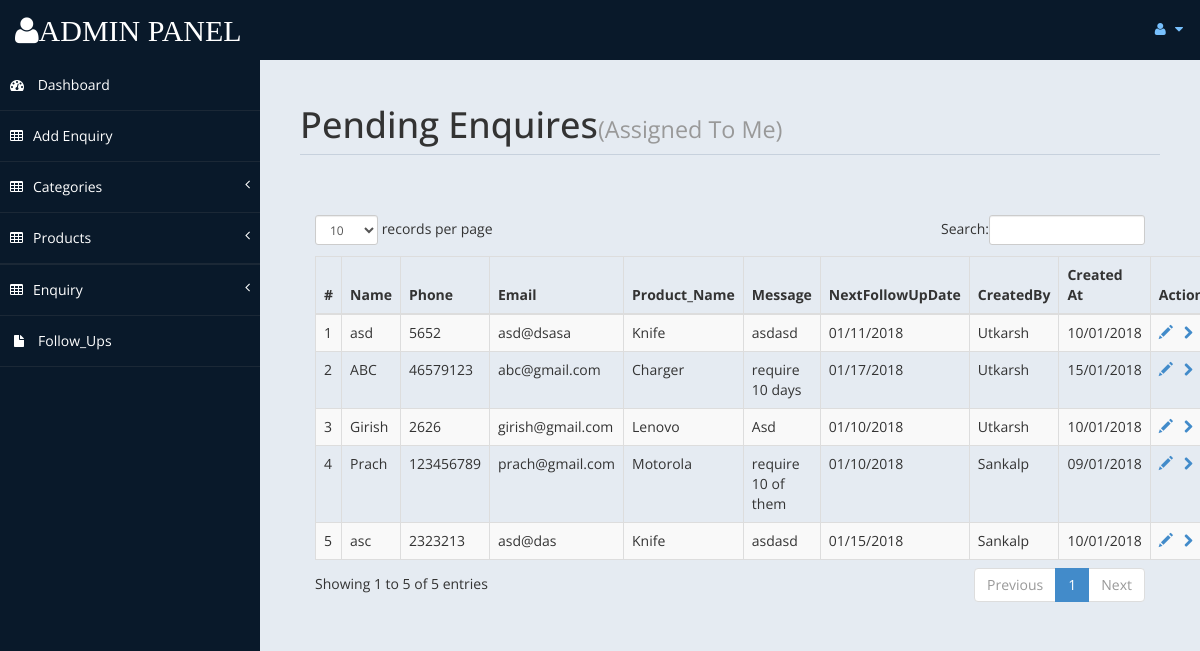
Page /enquiry_details2.php (signed in) on the committed database.
### tables this page shows
CREATE TABLE IF NOT EXISTS `myusers` (
  `id` int(6) unsigned NOT NULL AUTO_INCREMENT,
  `name` varchar(30) NOT NULL,
  `number` varchar(10) DEFAULT NULL,
  `email` varchar(50) NOT NULL,
  `password` varchar(10) NOT NULL,
  `category` enum('admin','adminstrator','SE') DEFAULT NULL,
  PRIMARY KEY (`id`)
);

CREATE TABLE IF NOT EXISTS `enquiry` (
  `id` int(4) NOT NULL AUTO_INCREMENT,
  `name` varchar(100) DEFAULT NULL,
  `phone` varchar(15) DEFAULT NULL,
  `email` varchar(100) DEFAULT NULL,
  `product_id` int(11) DEFAULT NULL,
  `message` varchar(500) DEFAULT NULL,
  `nextfollowupdate` varchar(100) DEFAULT NULL,
  `user_id` int(11) DEFAULT NULL,
  `createdat` varchar(100) DEFAULT NULL,
  `assigned` int(11) DEFAULT NULL,
  PRIMARY KEY (`id`),
  KEY `product_id` (`product_id`),
  KEY `user_id` (`user_id`)
);

CREATE TABLE IF NOT EXISTS `product` (
  `id` int(4) NOT NULL AUTO_INCREMENT,
  `category_id` int(11) DEFAULT NULL,
  `name` varchar(50) DEFAULT NULL,
  `price` varchar(10) DEFAULT NULL,
  `description` varchar(500) DEFAULT NULL,
  `user_id` int(11) DEFAULT NULL,
  `createdat` varchar(50) DEFAULT NULL,
  `status` enum('Active','InActive') DEFAULT NULL,
  `updatedat` varchar(50) DEFAULT NULL,
  `assigned` int(50) DEFAULT NULL,
  PRIMARY KEY (`id`),
  KEY `user_id` (`user_id`),
  KEY `category_id` (`category_id`)
);

### enquiry_details2.php (the view, shortened to what this page needs)
<!DOCTYPE html>
<html xmlns="http://www.w3.org/1999/xhtml">
<head>
    <link href="assets/css/bootstrap.css" rel="stylesheet" />
    <link href="assets/css/font-awesome.css" rel="stylesheet" />
    <link href="assets/css/custom-styles.css" rel="stylesheet" />
      <link href="assets/js/dataTables/dataTables.bootstrap.css" rel="stylesheet" />
</head>
<body  style="overflow-x:hidden;">
    <div id="wrapper">
        <?php include('db1.php');
include('session.php');
$email_id=$_SESSION['email'];
                          $sql= "SELECT name FROM myusers where email='$email_id'";
                    if($result = mysqli_query($conn, $sql)){
                        if(mysqli_num_rows($result) > 0){
                                while($row = mysqli_fetch_array($result)){
                             $handle=$row['name'];
                            }
                        }
                    }
                    $sql3= "SELECT id FROM myusers where name='$handle'";
                    if($result3 = mysqli_query($conn, $sql3)){
                        if(mysqli_num_rows($result3) > 0){
                                while($row3 = mysqli_fetch_array($result3)){
                            $id=$row3['id'];
                            }
                        }
                    }
 ?>
        <div id="page-wrapper" >
            <div id="page-inner">
			 <div class="row">
                    <div class="col-md-12">
                        <h1 class="page-header">Pending Enquires<strong><small>(Assigned To Me)</small></strong></h1>
                             <div class="panel-body">
                            <div class="table-responsive">
                         <?php
                    $i=1;
                    $sql = "SELECT * FROM enquiry where assigned='$id' AND id NOT IN (SELECT enquiry_id FROM followup where status ='Confirm' OR status='Reject') ";
                    if($result = mysqli_query($conn, $sql)){
                        if(mysqli_num_rows($result) > 0){
                            echo "<table class='table table-striped table-bordered table-hover' id='dataTables-example'>";
                                echo "<thead>";
                                    echo "<tr>";
                                        echo "<th>#</th>";
                                        echo "<th>Name</th>";
                                        echo "<th>Phone</th>";
                                        echo "<th>Email</th>";
                                        echo "<th>Product_Name</th>";
                                        echo "<th>Message</th>";
                                        echo "<th>NextFollowUpDate</th>";
                                        echo "<th>CreatedBy</th>";
                                        echo "<th>Created At</th>";
                                        echo "<th>Action</th>";
                                    echo "</tr>";
                                echo "</thead>";
                                echo "<tbody>";
                                while($row = mysqli_fetch_array($result)){
                                    echo "<tr>";
                                     echo "<td>".$i++."</td>";
                                     echo "<td>" . $row['name'] . "</td>";
                                        echo "<td>" . $row['phone'] . "</td>";
                                        echo "<td>" . $row['email'] . "</td>";
                    $sql2= "SELECT name FROM product where id=". $row['product_id']. "";
                    if($result2 = mysqli_query($conn, $sql2)){
                        if(mysqli_num_rows($result2) > 0){
                                while($row2 = mysqli_fetch_array($result2)){
                            echo "<td>" . $row2['name'] . "</td>";
                            }
                        }
                    }
                                        echo "<td>" . $row['message'] . "</td>";
                                         echo "<td>" . $row['nextfollowupdate'] . "</td>";
                                        $sql1= "SELECT name FROM myusers where id=". $row['user_id']. "";
                    if($result1 = mysqli_query($conn, $sql1)){
                        if(mysqli_num_rows($result1) > 0){
                                while($row1 = mysqli_fetch_array($result1)){
                            echo "<td>" . $row1['name'] . "</td>";
                            }
                        }
                    }
                                  echo "<td>" . $row['createdat'] . "</td>";
                                                                                echo "<td>";
                                            echo "<a href='enquiry/update_enquiry.php?id=". $row['id'] ."' title='Update Record' data-toggle='tooltip'><span class='glyphicon glyphicon-pencil'></span>
                                            </a>";
                                            echo "<a href='followup_create.php?id=". $row['id'] ."' title='Go to FollowUp'<i class='fa fa-chevron-right' aria-hidden='true'></i></a>";
                                        echo "</td>";
                                    echo "</tr>";
                                }
                                echo "</tbody>";
                            echo "</table>";
                        } else{
                            echo "<p class='lead'><em>No records were found.</em></p>";
                        }
                    } else{
                        echo "ERROR: Could not able to execute $sql. " . mysqli_error($conn);
                    }
                    ?>
                </div>
            </div>
                    </div>
                </div>
				</div>
            </div>
        </div>
</body>
</html>

### session.php (shortened to what this page needs)
<?php
   include('db.php');
   $user_check=$_SESSION['email'];
                    include('include/adminheader.php');
                             $sql= "SELECT * FROM myusers where email='$user_check'";
                    if($result = mysqli_query($conn, $sql)){
                        if(mysqli_num_rows($result) > 0){
                                while($row = mysqli_fetch_array($result)){
                             $category=$row['category'];
                             $id=$row['id'];
                            }
                        }
                    }
                    $sql3= "SELECT * FROM myusers where id='$id'";
                    if($result3 = mysqli_query($conn, $sql3)){
                        if(mysqli_num_rows($result3) > 0){
                                while($row3 = mysqli_fetch_array($result3)){
                            if($category==='admin' || $category==='adminstrator')
                            {
                           include('include/adminleftnavigation.php');                            }
                            else
                            {
                         include('include/adminleftnavigation2.php');
                            }
                        }
                        }
                    }
?>

### include/adminleftnavigation2.php (shortened to what this page needs)
<nav class="navbar-default navbar-side" role="navigation">
            <div class="sidebar-collapse">
                <ul class="nav" id="main-menu">
                    <li>
                        <a href="index.php"><i class="fa fa-dashboard"></i> Dashboard</a>
                    </li>
                    <li>
                                <a href="enquiry_create.php"><i class="fa fa-table"></i>Add Enquiry</a>
                            </li>
                    <li>
                        <a href="#"><i class="fa fa-table"></i>Categories<span class="fa arrow"></span></a>
                    </li>
                     <li>
                        <a href="#"><i class="fa fa-table"></i>Products<span class="fa arrow"></span></a>
                    </li>
                    <li>
                        <li>
                        <a href="#"><i class="fa fa-table"></i>Enquiry<span class="fa arrow"></span></a>
                    </li>
                    <li>
                        <a href="followup_details.php"><i class="fa fa-fw fa-file"></i>Follow_Ups</a>
                    </li>
                </ul>
            </div>
        </nav>

### assets/css/custom-styles.css (style rules this page uses)
body { font-family: 'Open Sans', sans-serif; }
#wrapper { width: 100%; background:#09192A; }
#page-wrapper { padding: 15px 15px; min-height: 600px; background:#E5EBF2; }
#page-inner { width:100%; margin:10px 20px 10px 0px; background-color:transparent; padding:10px; min-height:1200px; }
h1, .h1, h2, .h2, h3, .h3 { margin-top: 7px; margin-bottom: -5px; }
.page-header { padding-bottom: 9px; margin: 10px 0 45px; border-bottom: 1px solid #C7D1DD; }
.arrow { float: right; }
.fa.arrow:before { content: "\f104"; }
.sidebar-collapse , .sidebar-collapse .nav { background:none; }
.sidebar-collapse .nav { padding:0; }
.sidebar-collapse .nav > li > a { color:#fff; background:transparent; text-shadow:none; }
.sidebar-collapse > .nav > li > a { padding:15px 10px; }
.sidebar-collapse > .nav > li { border-bottom: 1px solid rgba(107, 108, 109, 0.19); }
.navbar-side { border:none; background-color: transparent; }
.navbar-default { border:0px solid black; }
.nav > li > a > i { margin-right:10px; }
@media (min-width:768px) { #page-wrapper { margin: 0 0 0 260px; padding: 15px 30px; min-height: 1200px; } }
@media (min-width:768px) { .navbar-side { z-index: 1; position: absolute; width: 260px; } }

### rows in the picture
myusers: category "Dashboard", name "Utkarsh"
enquiry: name "asd", phone "5652", email "asd@dsasa", message "asdasd", nextfollowupdate "01/11/2018", createdat "10/01/2018"
product: name "Knife"
enquiry: name "ABC", phone "46579123", email "abc@gmail.com", message "require 10 days", nextfollowupdate "01/17/2018", createdat "15/01/2018"
product: name "Charger"
enquiry: name "Girish", phone "2626", email "girish@gmail.com", message "Asd", nextfollowupdate "01/10/2018", createdat "10/01/2018"
product: name "Lenovo"
enquiry: name "Prach", phone "123456789", email "prach@gmail.com", message "require 10 of them", nextfollowupdate "01/10/2018", createdat "09/01/2018"
product: name "Motorola"
myusers: name "Sankalp"
enquiry: name "asc", phone "2323213", email "asd@das", message "asdasd", nextfollowupdate "01/15/2018", createdat "10/01/2018"
